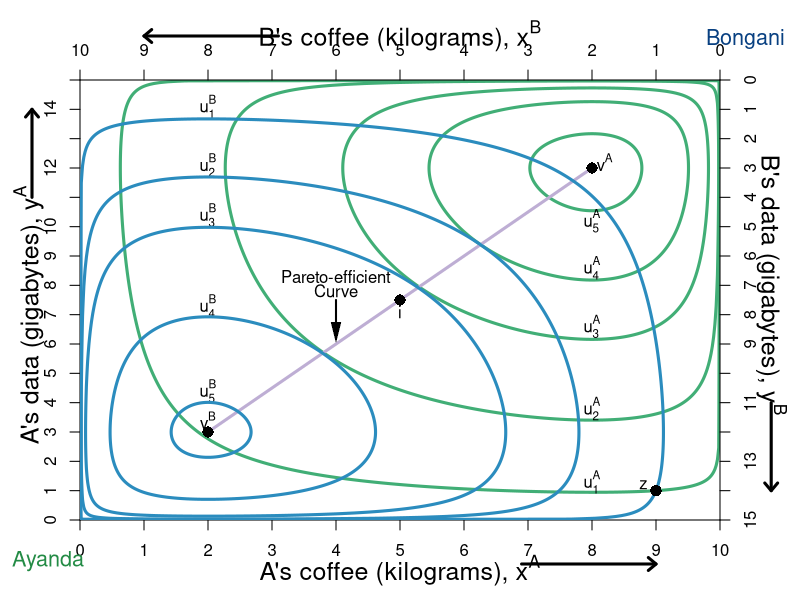

Generate this figure with R:
require(shape)
#pdf(file = "property_hg_hg_powers_bSTEP1.pdf", width = 9, height = 7)
#pdf(file = "property_hg_hg_powers_bSTEP2.pdf", width = 9, height = 7)
#pdf(file = "property_hg_hg_powers_bSTEP3.pdf", width = 9, height = 7)

pdf(file = "property/property_hg_hg_powers_b.pdf", width = 9, height = 7)

#Set parameters for graphics
axislabelsize <- 1.5
graphlinewidth <- 3
namesize <- 1.3

COL <- c("#7fc97f", "#beaed4", "#fdc086", "#ffff99", "#386cb0", "#f0027f", "#bf5b17", "#666666")
COLA <- c("#99d8c9","#66c2a4","#41ae76", "#238b45", "#005824")
COLB <- c("#4eb3d3", "#2b8cbe", "#0868ac","#084081")

par(mar =  c(4, 4, 4, 4))

uA <- function(x, y, alpha = 0.5, lambda = 0.2) {
  (x^(alpha)*y^(1 - alpha))^(1-lambda)*((10 - x)^(alpha)*(15 - y)^(1 - alpha))^lambda
}

uB <- function(x, y) {
  (10 - x)^(0.5)*(15 - y)^(0.5)
}

xlims <- c(0, 10)
ylims <- c(0, 15)

npts <- 501 
x <- seq(xlims[1], xlims[2], length.out = npts)
y <- seq(ylims[1], ylims[2], length.out = npts) 



#For B we need a utility where xA = 5.88, ya = 8.82 => corresponds to 1.618 above

plot(0, 0, xlim = xlims, ylim = ylims, type = "n",
     xlab = expression(paste("")),
     ylab = expression(paste("")), 
     xaxt = "n", 
     yaxt = "n", 
     cex.lab = axislabelsize, 
     bty = "n",
     xaxs="i", 
     yaxs="i")

ticksy <- seq(from = 0, to = 15, by = 1)
ylabels <- seq(from = 0, to = 15, by = 1)
ticksx <- seq(from = 0, to = 10, by = 1)
xlabels <- seq(from = 0, to = 10, by = 1)
axis(1, at = ticksx, pos = 0, labels = xlabels)
axis(2, at = ticksy, pos = 0, labels = ylabels, las = 0)

a <- c(uA(9,1), uA(9,1) + 2, uA(9,1) + 3.2, uA(9,1) + 3.78, uA(9,1) + 4.2)
#a <- c(uA(9,1), uA(9,1) + 1.5, uA(9,1) + 2.5,  uA(9,1) + 2.92)

contour(x, y, 
        outer(x, y, uA),
        drawlabels = FALSE,
        col = COLA[3],
        lwd = graphlinewidth,
        levels = a, 
        xaxs="i", 
        yaxs="i", 
        add = TRUE) 

mtext(expression(paste("A's coffee (kilograms), ", x^A)), side=1, line = 2.5, cex = axislabelsize)
text(-0.8, 7, expression(paste("A's data (gigabytes), ", y^A)), xpd = TRUE, cex = axislabelsize, srt = 90) 

#Add arrows:
arrows(-0.75, 11, -0.75, 14, xpd = TRUE, length=0.1,angle=40,lwd=3)
arrows(6.9, -1.5, 9, -1.5, xpd = TRUE, length=0.1,angle=40,lwd=3)

segments(2, 3, 8, 12, lty = 1, col = COL[2] , lwd = graphlinewidth)
text(4, 8.3, expression("Pareto-efficient"))
text(4, 7.8, expression("Curve"))
Arrows(4, 7.5, 4, 6.4, col = "black", lty = 1, lwd = 2, arr.type = "triangle", arr.lwd = 0.5)

#Label the iso-welfare functions for the HG, Aisha
text(8, 1.3, expression(u[1]^A))
text(8, 3.8, expression(u[2]^A))
text(8, 6.6, expression(u[3]^A))
text(8, 8.6, expression(u[4]^A))
text(8, 10.2, expression(u[5]^A))

#Label the indifference curves for the HE, Betty
text(2, 14.1, expression(u[1]^B))
text(2, 12.1, expression(u[2]^B))
text(2, 10.4, expression(u[3]^B))
text(2, 7.3, expression(u[4]^B))
text(2, 4.4, expression(u[5]^B))

#text(1.3, 1.1, expression(u[5]^B))

#A's bliss point - 3.1073 is the value of u
# points(5.88, 8.82, pch = 16, col = "black", cex = 1.5)
# text(6, 13.5, expression(paste("A's highest u, ", u[max]^A)))
# Arrows(6, 13.2, 6, 9.5, col = "black", lty = 1, lwd = 2, arr.type = "triangle", arr.lwd = 0.5)

#Label point i. 
points(5, 7.5, pch = 16, col = "black", cex = 1.5)
text(5, 7.1, expression(paste(i)))
# 


text(-0.5, -1.4, expression("Ayanda"), xpd = TRUE, cex = namesize, col = COLA[4])
text(10.4, 16.4, expression("Bongani"), xpd = TRUE, cex = namesize, col = COLB[4])

par(new = TRUE)

#Use the same x and ylims as previously, but with locations switched
xlims2 <- c(10, 0)
ylims2 <- c(15, 0)

#Leave the ylab and xlab blank to ensure no axes titles
plot(0, 0, xlim = xlims2, ylim = ylims2, type = "n",
     xlab = expression(paste("")),
     ylab = expression(paste("")),
     xaxt = "n", 
     yaxt = "n", 
     cex.lab = 1.3, 
     bty = "n",
     xaxs="i", 
     yaxs="i")

uB <- function(x, y, alpha = 0.5, lambda = 0.2) {
  (x^(alpha)*y^(1 - alpha))^(1-lambda)*((10 - x)^(alpha)*(15 - y)^(1 - alpha))^lambda
}

b <- c(uB(1,14), uB(1,14) + 1.5, uB(1,14) + 2.33, uB(1,14) + 3.31, uB(1,14) + 3.8)

contour(x, y, 
        outer(x, y, uB),
        drawlabels = FALSE,
        col = COLB[2],
        lwd = graphlinewidth,
        levels = b, 
        add = TRUE
) 


# #Label two points for comparison
points(1, 14, pch = 16, col = "black", cex = 1.5)
text(1.2, 13.8, expression(paste(z)))

# #Label two points for comparison
points(0.2*10, 0.2*15, pch = 16, col = "black", cex = 1.5)
text(0.2*10-0.2, 0.2*15-0.2,expression(paste(v^A)))


points(0.8*10, 0.8*15, pch = 16, col = "black", cex = 1.5)
text(0.8*10, 0.8*15 - 0.4,expression(paste(v^B)))


# points(8.8, (3/2)*8.8, pch = 16, col = "black", cex = 1.5)
# text(8.8, (3/2)*8.8 - 0.5, expression(paste(j)))
# 
# points(0.4, (3/2)*0.4, pch = 16, col = "black", cex = 1.5)
# text(0.4 + 0.2, (3/2)*0.4 + 0.2, expression(paste(k)))

#Set up axes at sides 3 and 4 (top and right)
axis(side = 3, at = ticksx, pos = 0, labels = xlabels)
axis(side = 4, at = ticksy, pos = 0, labels = ylabels, las = 0)
text(5, -1.5, expression(paste("B's coffee (kilograms), ", x^B)), xpd = TRUE, cex = axislabelsize)
text(-0.8, 7, expression(paste("B's data (gigabytes), ", y^B)), xpd = TRUE, cex = axislabelsize, srt = 270) 

#Add arrows:
arrows(-0.8, 11, -0.8, 14, xpd = TRUE, length=0.1,angle=40,lwd=3)
arrows(6.9, -1.5, 9, -1.5, xpd = TRUE, length=0.1,angle=40,lwd=3)


dev.off()
